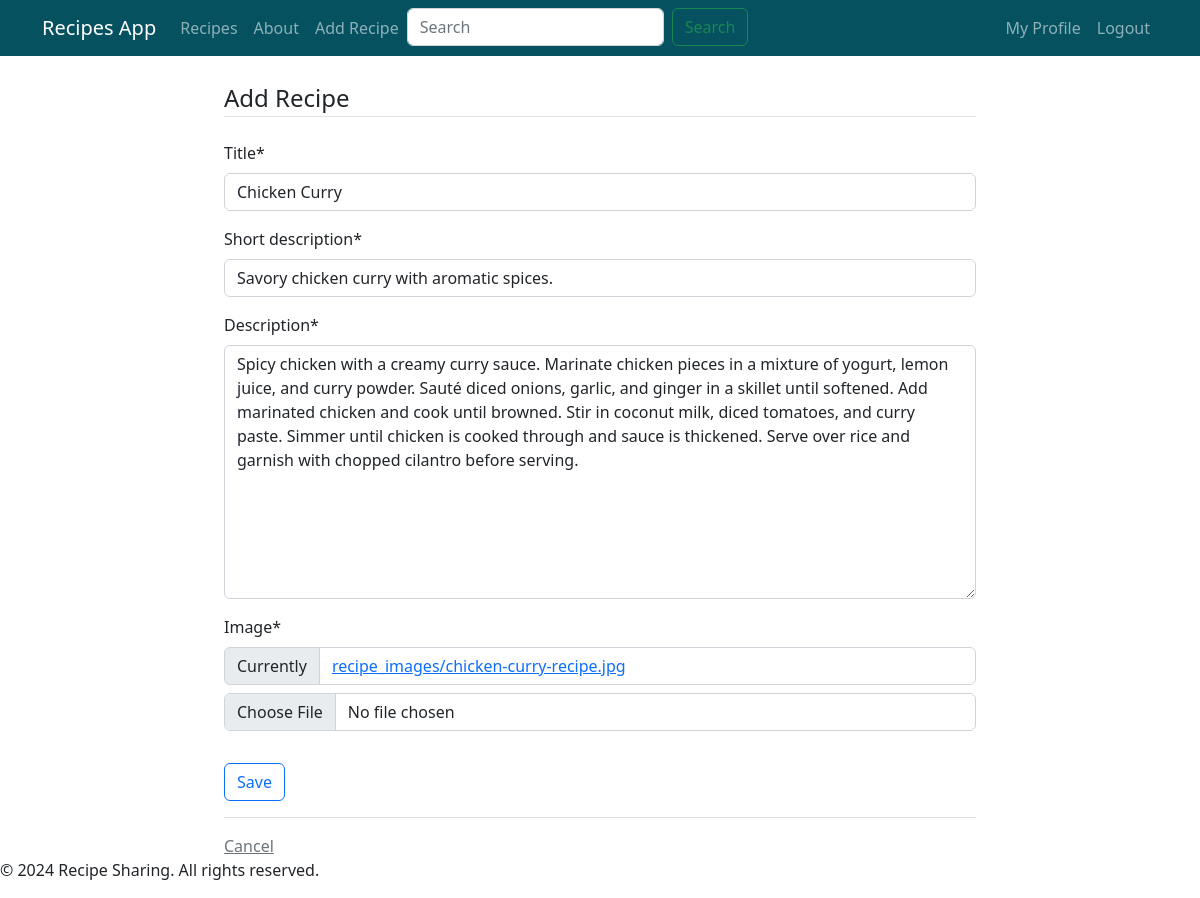
Page /recipe/73/update (signed in) on the committed database.
### recipe/models.py (models this page shows, shortened)
class Recipe(models.Model):
  title = models.CharField(max_length=100)
  description = models.TextField()
  short_description = models.CharField(max_length=200,default='')
  author = models.ForeignKey(User, on_delete=models.CASCADE)
  image = models.ImageField(upload_to='recipe_images/', validators=[FileExtensionValidator(['jpg', 'jpeg', 'png'])], null=True, blank=False)
  created_at = models.DateTimeField(auto_now_add=True)
  updated_at = models.DateTimeField(auto_now=True)

### recipe/views.py (the view)
# urls.py: path('recipe/<int:pk>/update', views.RecipeUpdateView.as_view(), name="update"),
class RecipeUpdateView(LoginRequiredMixin, UserPassesTestMixin, UpdateView):
    model = models.Recipe
    fields = ['title', 'short_description', 'description', 'image']
    template_name = 'recipe_form.html'
    def test_func(self):
        recipe = self.get_object()
        user = self.request.user
        return user == recipe.author or user.is_staff

### templates/recipe_form.html (shortened to what this page needs)
{% extends "base.html" %}
{% load crispy_forms_tags %}
{% block content %}
<div class="container">
  <form method="POST" enctype="multipart/form-data">
    <fieldset class="form-group">
      <legend class="border-bottom mb-4">Add Recipe</legend>
      {{ form|crispy }}
    </fieldset>
    <div class="form-group py-3">
      <input class="btn btn-outline-primary" type="submit" value="Save" />
    </div>
  </form>
  <div class="border-top pt-3">
    <a class="text-muted" href="{% url 'homepage' %}">Cancel</a>
  </div>
</div>
{% endblock content %}

### rows in the picture
Recipe: title "Chicken Curry", short_description "Savory chicken curry with aromatic spices.", description "Spicy chicken with a creamy curry sauce. Marinate chicken pieces in a mixture of yogurt, lemon juice, and curry powder. Sauté diced onions, garlic, and ginger in a skillet until softened. Add marinated chicken and cook until browned. Stir in coconut milk, diced tomatoes, and curry paste. Simmer until chicken is cooked through and sauce is thickened. Serve over rice and garnish with chopped cilantro before serving."
